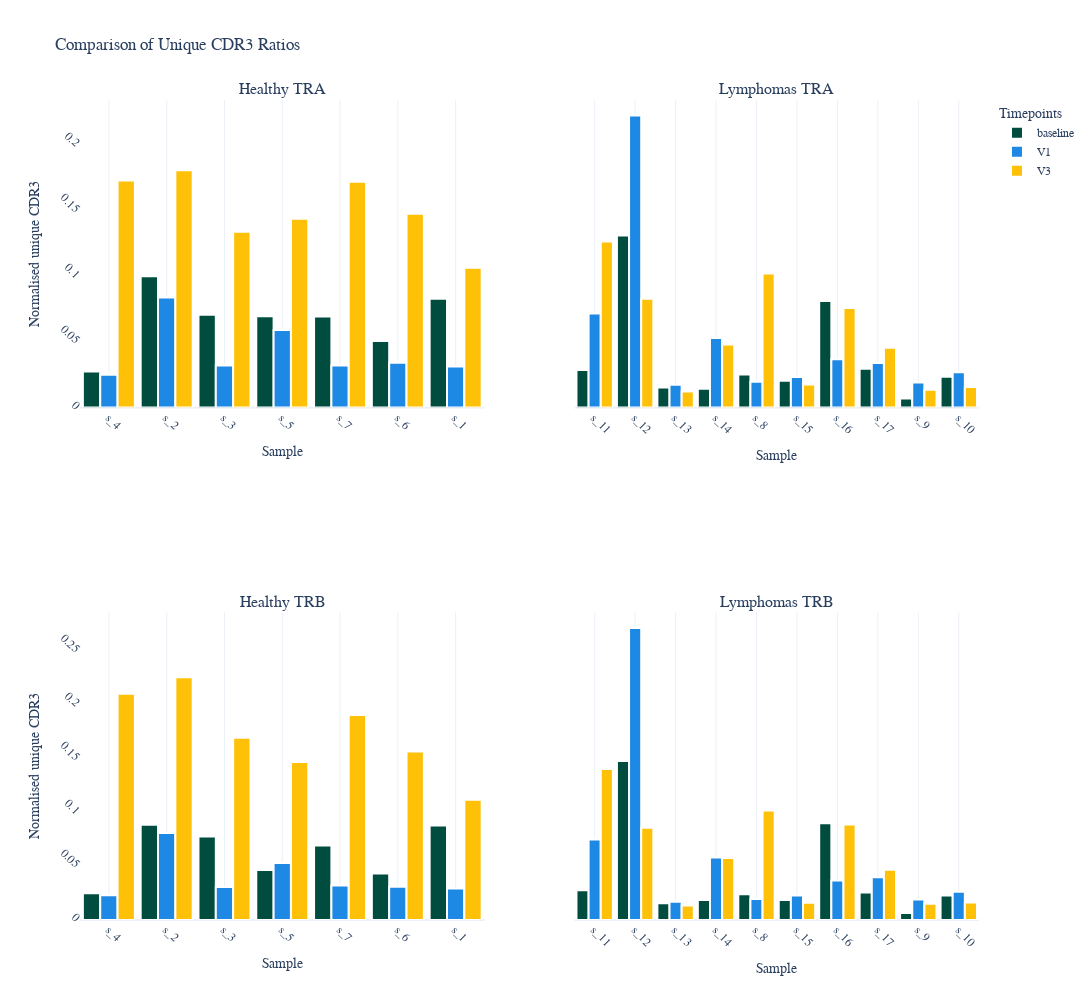

The code cell stored with this chart in its notebook:
### Code cell
plotting.plot_repertoire_sizes(uniques, PLOTSDIR)

### Figure 1 — Plotly figure (JSON) as saved in the notebook; plotly's stock layout.template omitted (floating-point values rounded to 4 significant figures)
{"data": [{"cliponaxis": false, "marker": {"color": "#004D40", "line": {"width": 2}}, "name": "baseline", "showlegend": true, "textangle": 0, "textfont": {"size": 12}, "textposition": "outside", "type": "bar", "x": ["s_4", "s_2", "s_3", "s_5", "s_7", "s_6", "s_1"], "xaxis": "x", "y": [0.02751, 0.1001, 0.07078, 0.06959, 0.06941, 0.05069, 0.08298], "yaxis": "y"}, {"cliponaxis": false, "marker": {"color": "#1E88E5", "line": {"width": 2}}, "name": "V1", "showlegend": true, "textangle": 0, "textfont": {"size": 12}, "textposition": "outside", "type": "bar", "x": ["s_1", "s_2", "s_3", "s_4", "s_5", "s_6", "s_7"], "xaxis": "x", "y": [0.03132, 0.08392, 0.03193, 0.02492, 0.05903, 0.03412, 0.03195], "yaxis": "y"}, {"cliponaxis": false, "marker": {"color": "#FFC107", "line": {"width": 2}}, "name": "V3", "showlegend": true, "textangle": 0, "textfont": {"size": 12}, "textposition": "outside", "type": "bar", "x": ["s_3", "s_4", "s_5", "s_1", "s_2", "s_6", "s_7"], "xaxis": "x", "y": [0.134, 0.173, 0.1439, 0.1065, 0.1809, 0.1477, 0.1721], "yaxis": "y"}, {"cliponaxis": false, "marker": {"color": "#004D40", "line": {"width": 2}}, "name": "baseline", "showlegend": false, "textangle": 0, "textfont": {"size": 12}, "textposition": "outside", "type": "bar", "x": ["s_11", "s_12", "s_13", "s_14", "s_8", "s_15", "s_16", "s_17", "s_9", "s_10"], "xaxis": "x2", "y": [0.02852, 0.1312, 0.01516, 0.01438, 0.02511, 0.02033, 0.08117, 0.0295, 0.006924, 0.02352], "yaxis": "y2"}, {"cliponaxis": false, "marker": {"color": "#1E88E5", "line": {"width": 2}}, "name": "V1", "showlegend": false, "textangle": 0, "textfont": {"size": 12}, "textposition": "outside", "type": "bar", "x": ["s_11", "s_12", "s_13", "s_14", "s_15", "s_16", "s_17", "s_8", "s_9", "s_10"], "xaxis": "x2", "y": [0.07164, 0.2227, 0.0174, 0.0529, 0.02318, 0.03674, 0.03398, 0.01953, 0.01897, 0.02695], "yaxis": "y2"}, {"cliponaxis": false, "marker": {"color": "#FFC107", "line": {"width": 2}}, "name": "V3", "showlegend": false, "textangle": 0, "textfont": {"size": 12}, "textposition": "outside", "type": "bar", "x": ["s_11", "s_12", "s_13", "s_14", "s_15", "s_16", "s_17", "s_8", "s_9", "s_10"], "xaxis": "x2", "y": [0.1265, 0.08293, 0.01227, 0.04798, 0.01761, 0.07592, 0.04545, 0.1022, 0.01356, 0.01562], "yaxis": "y2"}, {"cliponaxis": false, "marker": {"color": "#004D40", "line": {"width": 2}}, "name": "baseline", "showlegend": false, "textangle": 0, "textfont": {"size": 12}, "textposition": "outside", "type": "bar", "x": ["s_4", "s_2", "s_3", "s_5", "s_7", "s_6", "s_1"], "xaxis": "x3", "y": [0.02493, 0.08851, 0.07754, 0.04641, 0.06915, 0.04324, 0.08778], "yaxis": "y3"}, {"cliponaxis": false, "marker": {"color": "#1E88E5", "line": {"width": 2}}, "name": "V1", "showlegend": false, "textangle": 0, "textfont": {"size": 12}, "textposition": "outside", "type": "bar", "x": ["s_1", "s_2", "s_3", "s_4", "s_5", "s_6", "s_7"], "xaxis": "x3", "y": [0.02938, 0.08086, 0.03061, 0.02299, 0.05289, 0.03086, 0.03205], "yaxis": "y3"}, {"cliponaxis": false, "marker": {"color": "#FFC107", "line": {"width": 2}}, "name": "V3", "showlegend": false, "textangle": 0, "textfont": {"size": 12}, "textposition": "outside", "type": "bar", "x": ["s_3", "s_4", "s_5", "s_1", "s_2", "s_6", "s_7"], "xaxis": "x3", "y": [0.1693, 0.2102, 0.1469, 0.1118, 0.2256, 0.1567, 0.1905], "yaxis": "y3"}, {"cliponaxis": false, "marker": {"color": "#004D40", "line": {"width": 2}}, "name": "baseline", "showlegend": false, "textangle": 0, "textfont": {"size": 12}, "textposition": "outside", "type": "bar", "x": ["s_11", "s_12", "s_13", "s_14", "s_8", "s_15", "s_16", "s_17", "s_9", "s_10"], "xaxis": "x4", "y": [0.0277, 0.1478, 0.01566, 0.01861, 0.02391, 0.01857, 0.09, 0.02549, 0.006509, 0.02287], "yaxis": "y4"}, {"cliponaxis": false, "marker": {"color": "#1E88E5", "line": {"width": 2}}, "name": "V1", "showlegend": false, "textangle": 0, "textfont": {"size": 12}, "textposition": "outside", "type": "bar", "x": ["s_11", "s_12", "s_13", "s_14", "s_15", "s_16", "s_17", "s_8", "s_9", "s_10"], "xaxis": "x4", "y": [0.07489, 0.2715, 0.01689, 0.05812, 0.02287, 0.03664, 0.03965, 0.01941, 0.01897, 0.02636], "yaxis": "y4"}, {"cliponaxis": false, "marker": {"color": "#FFC107", "line": {"width": 2}}, "name": "V3", "showlegend": false, "textangle": 0, "textfont": {"size": 12}, "textposition": "outside", "type": "bar", "x": ["s_11", "s_12", "s_13", "s_14", "s_15", "s_16", "s_17", "s_8", "s_9", "s_10"], "xaxis": "x4", "y": [0.1402, 0.08566, 0.01347, 0.05765, 0.01596, 0.08874, 0.0468, 0.1018, 0.01508, 0.01621], "yaxis": "y4"}], "layout": {"annotations": [{"font": {"size": 16}, "showarrow": false, "text": "Healthy TRA", "x": 0.225, "xanchor": "center", "xref": "paper", "y": 1, "yanchor": "bottom", "yref": "paper"}, {"font": {"size": 16}, "showarrow": false, "text": "Lymphomas TRA", "x": 0.775, "xanchor": "center", "xref": "paper", "y": 1, "yanchor": "bottom", "yref": "paper"}, {"font": {"size": 16}, "showarrow": false, "text": "Healthy TRB", "x": 0.225, "xanchor": "center", "xref": "paper", "y": 0.375, "yanchor": "bottom", "yref": "paper"}, {"font": {"size": 16}, "showarrow": false, "text": "Lymphomas TRB", "x": 0.775, "xanchor": "center", "xref": "paper", "y": 0.375, "yanchor": "bottom", "yref": "paper"}], "bargap": 0.1, "barmode": "group", "font": {"family": "JetBrains Mono", "size": 12}, "height": 1000, "legend": {"title": {"text": "Timepoints"}}, "title": {"text": "Comparison of Unique CDR3 Ratios"}, "width": 1800, "xaxis": {"anchor": "y", "domain": [0, 0.45], "showgrid": true, "tickangle": 45, "title": {"text": "Sample"}}, "xaxis2": {"anchor": "y2", "domain": [0.55, 1], "showgrid": true, "tickangle": 45, "title": {"text": "Sample"}}, "xaxis3": {"anchor": "y3", "domain": [0, 0.45], "showgrid": true, "tickangle": 45, "title": {"text": "Sample"}}, "xaxis4": {"anchor": "y4", "domain": [0.55, 1], "showgrid": true, "tickangle": 45, "title": {"text": "Sample"}}, "yaxis": {"anchor": "x", "domain": [0.625, 1], "showgrid": false, "tickangle": 45, "tickmode": "array", "title": {"text": "Normalised unique CDR3"}}, "yaxis2": {"anchor": "x2", "domain": [0.625, 1], "matches": "y", "showgrid": false, "showticklabels": false, "tickangle": 45, "tickmode": "array"}, "yaxis3": {"anchor": "x3", "domain": [0, 0.375], "showgrid": false, "tickangle": 45, "tickmode": "array", "title": {"text": "Normalised unique CDR3"}}, "yaxis4": {"anchor": "x4", "domain": [0, 0.375], "matches": "y3", "showgrid": false, "showticklabels": false, "tickangle": 45, "tickmode": "array"}}}
